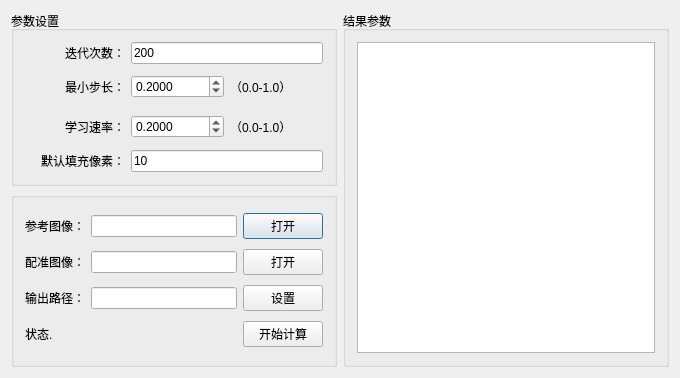
<?xml version="1.0" encoding="UTF-8"?>
<ui version="4.0">
 <class>Registration</class>
 <widget class="QDialog" name="Registration">
  <property name="geometry">
   <rect>
    <x>0</x>
    <y>0</y>
    <width>680</width>
    <height>378</height>
   </rect>
  </property>
  <property name="minimumSize">
   <size>
    <width>680</width>
    <height>378</height>
   </size>
  </property>
  <property name="maximumSize">
   <size>
    <width>680</width>
    <height>378</height>
   </size>
  </property>
  <property name="windowTitle">
   <string>Registration</string>
  </property>
  <layout class="QHBoxLayout" name="horizontalLayout_10">
   <item>
    <layout class="QVBoxLayout" name="verticalLayout_3">
     <item>
      <widget class="QGroupBox" name="groupBox">
       <property name="maximumSize">
        <size>
         <width>16777215</width>
         <height>16777215</height>
        </size>
       </property>
       <property name="title">
        <string>参数设置</string>
       </property>
       <layout class="QVBoxLayout" name="verticalLayout">
        <item>
         <layout class="QHBoxLayout" name="horizontalLayout_6">
          <item>
           <widget class="QLabel" name="label_5">
            <property name="minimumSize">
             <size>
              <width>100</width>
              <height>0</height>
             </size>
            </property>
            <property name="text">
             <string>迭代次数：</string>
            </property>
            <property name="alignment">
             <set>Qt::AlignRight|Qt::AlignTrailing|Qt::AlignVCenter</set>
            </property>
           </widget>
          </item>
          <item>
           <widget class="QLineEdit" name="lineEditIterNum">
            <property name="text">
             <string>200</string>
            </property>
           </widget>
          </item>
         </layout>
        </item>
        <item>
         <layout class="QHBoxLayout" name="horizontalLayout_7">
          <item>
           <widget class="QLabel" name="label_6">
            <property name="minimumSize">
             <size>
              <width>100</width>
              <height>0</height>
             </size>
            </property>
            <property name="text">
             <string>最小步长：</string>
            </property>
            <property name="alignment">
             <set>Qt::AlignRight|Qt::AlignTrailing|Qt::AlignVCenter</set>
            </property>
           </widget>
          </item>
          <item>
           <widget class="QDoubleSpinBox" name="doubleSpinBoxMinStep">
            <property name="decimals">
             <number>4</number>
            </property>
            <property name="maximum">
             <double>1.000000000000000</double>
            </property>
            <property name="singleStep">
             <double>0.010000000000000</double>
            </property>
            <property name="value">
             <double>0.200000000000000</double>
            </property>
           </widget>
          </item>
          <item>
           <widget class="QLabel" name="label_8">
            <property name="text">
             <string>（0.0-1.0）</string>
            </property>
           </widget>
          </item>
         </layout>
        </item>
        <item>
         <layout class="QHBoxLayout" name="horizontalLayout_8">
          <item>
           <widget class="QLabel" name="label_7">
            <property name="minimumSize">
             <size>
              <width>100</width>
              <height>0</height>
             </size>
            </property>
            <property name="text">
             <string>学习速率：</string>
            </property>
            <property name="alignment">
             <set>Qt::AlignRight|Qt::AlignTrailing|Qt::AlignVCenter</set>
            </property>
           </widget>
          </item>
          <item>
           <widget class="QDoubleSpinBox" name="doubleSpinBoxLearningRate">
            <property name="decimals">
             <number>4</number>
            </property>
            <property name="maximum">
             <double>1.000000000000000</double>
            </property>
            <property name="singleStep">
             <double>0.010000000000000</double>
            </property>
            <property name="value">
             <double>0.200000000000000</double>
            </property>
           </widget>
          </item>
          <item>
           <widget class="QLabel" name="label_9">
            <property name="text">
             <string>（0.0-1.0）</string>
            </property>
           </widget>
          </item>
         </layout>
        </item>
        <item>
         <layout class="QHBoxLayout" name="horizontalLayout_9">
          <item>
           <widget class="QLabel" name="label_10">
            <property name="minimumSize">
             <size>
              <width>100</width>
              <height>0</height>
             </size>
            </property>
            <property name="text">
             <string>默认填充像素：</string>
            </property>
            <property name="alignment">
             <set>Qt::AlignRight|Qt::AlignTrailing|Qt::AlignVCenter</set>
            </property>
           </widget>
          </item>
          <item>
           <widget class="QLineEdit" name="lineEditDefaultPixel">
            <property name="text">
             <string>10</string>
            </property>
           </widget>
          </item>
         </layout>
        </item>
       </layout>
      </widget>
     </item>
     <item>
      <widget class="QGroupBox" name="groupBox_2">
       <property name="maximumSize">
        <size>
         <width>16777215</width>
         <height>16777215</height>
        </size>
       </property>
       <property name="title">
        <string/>
       </property>
       <layout class="QVBoxLayout" name="verticalLayout_2">
        <item>
         <layout class="QHBoxLayout" name="horizontalLayout_2">
          <item>
           <widget class="QLabel" name="label_2">
            <property name="text">
             <string>参考图像：</string>
            </property>
           </widget>
          </item>
          <item>
           <widget class="QLineEdit" name="lineEditFixedImg"/>
          </item>
          <item>
           <widget class="QPushButton" name="pushButtonOpenFixedImg">
            <property name="text">
             <string>打开</string>
            </property>
           </widget>
          </item>
         </layout>
        </item>
        <item>
         <layout class="QHBoxLayout" name="horizontalLayout_3">
          <item>
           <widget class="QLabel" name="label_3">
            <property name="text">
             <string>配准图像：</string>
            </property>
           </widget>
          </item>
          <item>
           <widget class="QLineEdit" name="lineEditRegImg"/>
          </item>
          <item>
           <widget class="QPushButton" name="pushButtonOpenMovingImg">
            <property name="text">
             <string>打开</string>
            </property>
           </widget>
          </item>
         </layout>
        </item>
        <item>
         <layout class="QHBoxLayout" name="horizontalLayout_4">
          <item>
           <widget class="QLabel" name="label_4">
            <property name="text">
             <string>输出路径：</string>
            </property>
           </widget>
          </item>
          <item>
           <widget class="QLineEdit" name="lineEditOutputPath"/>
          </item>
          <item>
           <widget class="QPushButton" name="pushButtonSetOutputPath">
            <property name="text">
             <string>设置</string>
            </property>
           </widget>
          </item>
         </layout>
        </item>
        <item>
         <layout class="QHBoxLayout" name="horizontalLayout_5">
          <item>
           <widget class="QLabel" name="labelStatus">
            <property name="minimumSize">
             <size>
              <width>120</width>
              <height>0</height>
             </size>
            </property>
            <property name="text">
             <string>状态.</string>
            </property>
           </widget>
          </item>
          <item>
           <spacer name="horizontalSpacer_2">
            <property name="orientation">
             <enum>Qt::Horizontal</enum>
            </property>
            <property name="sizeHint" stdset="0">
             <size>
              <width>40</width>
              <height>20</height>
             </size>
            </property>
           </spacer>
          </item>
          <item>
           <widget class="QPushButton" name="pushButtonStartRegisting">
            <property name="text">
             <string>开始计算</string>
            </property>
           </widget>
          </item>
         </layout>
        </item>
       </layout>
      </widget>
     </item>
    </layout>
   </item>
   <item>
    <widget class="QGroupBox" name="groupBox_3">
     <property name="title">
      <string>结果参数</string>
     </property>
     <layout class="QVBoxLayout" name="verticalLayout_4">
      <item>
       <widget class="QTextEdit" name="textEdit">
        <property name="readOnly">
         <bool>true</bool>
        </property>
       </widget>
      </item>
     </layout>
    </widget>
   </item>
  </layout>
 </widget>
 <layoutdefault spacing="6" margin="11"/>
 <resources/>
 <connections/>
</ui>
